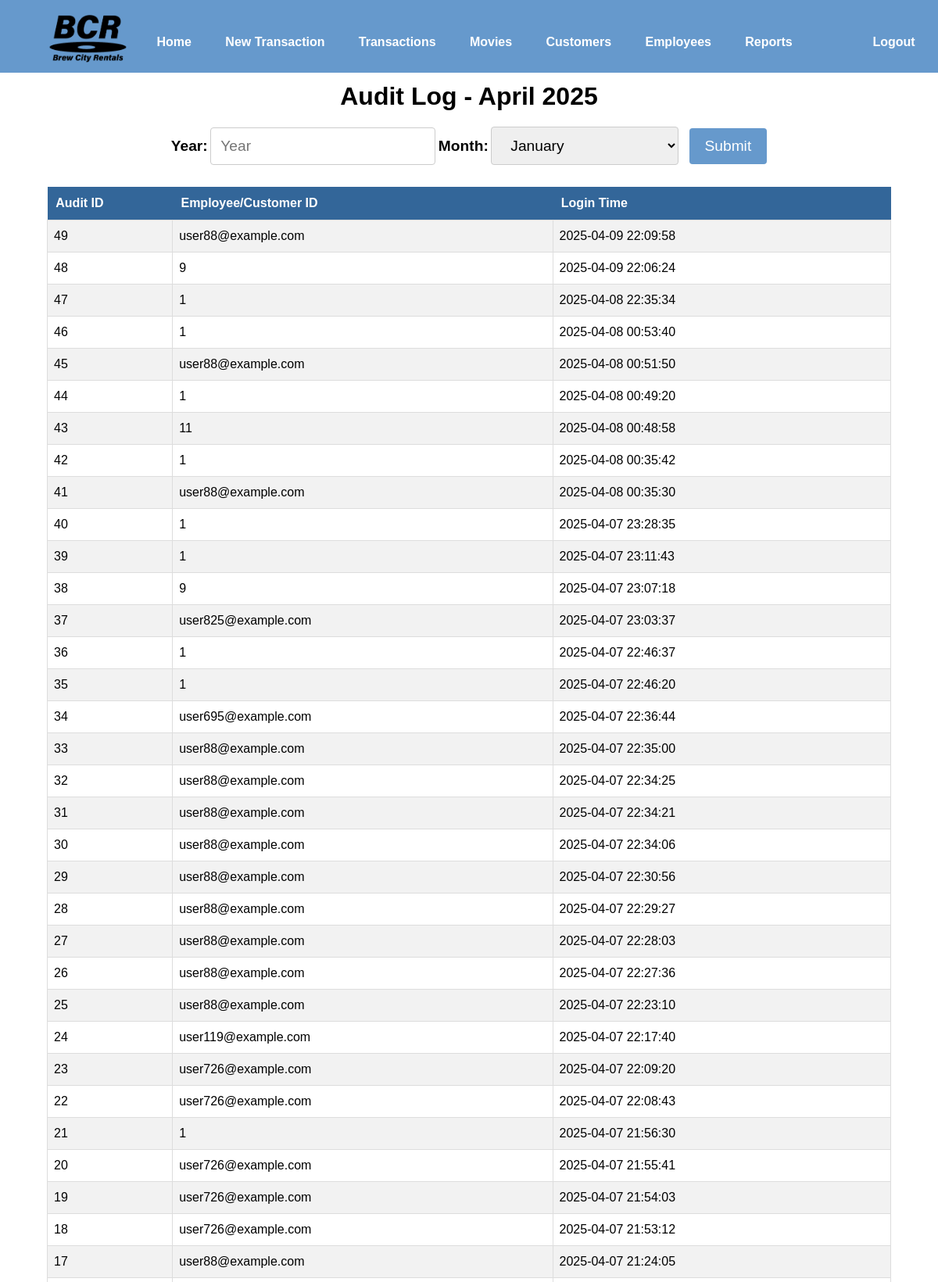
Page /htdocs/reports/audit.php (signed in, upper part) on the committed database.
### tables this page shows
CREATE TABLE `Audit` (
  `AuditID` int NOT NULL,
  `ID` varchar(200) NOT NULL,
  `LoginDate` datetime NOT NULL
);

### htdocs/reports/audit.php (the view, shortened to what this page needs)
<?php
include ('../includes/header.php');
if (!isset($_SESSION['empid'])){
    echo("<h2>You are not logged in.</h2>
        <form action='login.php''>
            <input type='submit' name='submit' value='Login'/>
        </form>
    <p><br /><br /></p>");
    include ('../includes/footer.php');
	exit();
}else{
    require_once ('../../mysqli_connect.php');
    $selectedYear = isset($_GET['year']) ? $_GET['year'] : date("Y");
    $selectedMonth = isset($_GET['option']) ? $_GET['option'] : date("F");
    echo ("<center>");
    echo ("<h1 class='pagetitle'>Audit Log - {$selectedMonth} {$selectedYear}</h1>");
    echo("
    <div class='formdiv'>
        <form method='get'>
		    <label for='year'>Year:</label>
            <input type='text' required id='year' name='year' placeholder='Year' value='" . (isset($_GET['year']) ? $_GET['year'] : '') . "' />
		    <label for='month'>Month:</label>
            <select  id='option' required name='option' style='width:25%; margin-right:1%;'>
                <option " . (isset($_GET['option']) && $_GET['option'] == 'January' ? 'selected' : '') . ">January</option>
                <option " . (isset($_GET['option']) && $_GET['option'] == 'February' ? 'selected' : '') . ">February</option>
                <option " . (isset($_GET['option']) && $_GET['option'] == 'March' ? 'selected' : '') . ">March</option>
                <option " . (isset($_GET['option']) && $_GET['option'] == 'April' ? 'selected' : '') . ">April</option>
                <option " . (isset($_GET['option']) && $_GET['option'] == 'May' ? 'selected' : '') . ">May</option>
                <option " . (isset($_GET['option']) && $_GET['option'] == 'June' ? 'selected' : '') . ">June</option>
                <option " . (isset($_GET['option']) && $_GET['option'] == 'July' ? 'selected' : '') . ">July</option>
                <option " . (isset($_GET['option']) && $_GET['option'] == 'August' ? 'selected' : '') . ">August</option>
                <option " . (isset($_GET['option']) && $_GET['option'] == 'September' ? 'selected' : '') . ">September</option>
                <option " . (isset($_GET['option']) && $_GET['option'] == 'October' ? 'selected' : '') . ">October</option>
                <option " . (isset($_GET['option']) && $_GET['option'] == 'November' ? 'selected' : '') . ">November</option>
                <option " . (isset($_GET['option']) && $_GET['option'] == 'December' ? 'selected' : '') . ">December</option>
            </select>
            <input type='submit' value='Submit'>
        </form>
    </div>
            ");
    $monthMapping = [
        'January' => 1,
        'February' => 2,
        'March' => 3,
        'April' => 4,
        'May' => 5,
        'June' => 6,
        'July' => 7,
        'August' => 8,
        'September' => 9,
        'October' => 10,
        'November' => 11,
        'December' => 12
    ];
    $monthNumber = $monthMapping[$selectedMonth];
    $query = "
            SELECT 	a.AuditID,
                    a.ID,
                    a.LoginDate
            FROM Audit a
            WHERE YEAR(a.LoginDate) = '$selectedYear'
            AND MONTH(a.LoginDate) = '$monthNumber'
            GROUP BY a.ID, a.LoginDate, a.AuditID
            ORDER BY LoginDate DESC;";
    $result = @mysqli_query($dbc, $query);
    echo "<table id='allTables'><tr>
        <th>Audit ID</th><th>Employee/Customer ID</th><th>Login Time</th></tr>";
    while ($row = mysqli_fetch_array($result, MYSQLI_ASSOC)) {
        echo "<tr><td>" . $row['AuditID'] . "</td>";
        echo "<td>" . $row['ID'] . "</td>";
        echo "<td>" . $row['LoginDate'] . "</td></tr>";
    }
    echo "</table>";
    include ('../includes/footer.php');
}
?>

### rows in the picture
audit: AuditID "49", ID "user88@example.com", LoginDate "2025-04-09 22:09:58"
audit: AuditID "48", ID "9", LoginDate "2025-04-09 22:06:24"
audit: AuditID "47", ID "1", LoginDate "2025-04-08 22:35:34"
audit: AuditID "46", ID "1", LoginDate "2025-04-08 00:53:40"
audit: AuditID "45", ID "user88@example.com", LoginDate "2025-04-08 00:51:50"
audit: AuditID "44", ID "1", LoginDate "2025-04-08 00:49:20"
audit: AuditID "43", ID "11", LoginDate "2025-04-08 00:48:58"
audit: AuditID "42", ID "1", LoginDate "2025-04-08 00:35:42"
audit: AuditID "41", ID "user88@example.com", LoginDate "2025-04-08 00:35:30"
audit: AuditID "40", ID "1", LoginDate "2025-04-07 23:28:35"
audit: AuditID "39", ID "1", LoginDate "2025-04-07 23:11:43"
audit: AuditID "38", ID "9", LoginDate "2025-04-07 23:07:18"
audit: AuditID "37", ID "user825@example.com", LoginDate "2025-04-07 23:03:37"
audit: AuditID "36", ID "1", LoginDate "2025-04-07 22:46:37"
audit: AuditID "35", ID "1", LoginDate "2025-04-07 22:46:20"
audit: AuditID "34", ID "user695@example.com", LoginDate "2025-04-07 22:36:44"
audit: AuditID "33", ID "user88@example.com", LoginDate "2025-04-07 22:35:00"
audit: AuditID "32", ID "user88@example.com", LoginDate "2025-04-07 22:34:25"
audit: AuditID "31", ID "user88@example.com", LoginDate "2025-04-07 22:34:21"
audit: AuditID "30", ID "user88@example.com", LoginDate "2025-04-07 22:34:06"
audit: AuditID "29", ID "user88@example.com", LoginDate "2025-04-07 22:30:56"
audit: AuditID "28", ID "user88@example.com", LoginDate "2025-04-07 22:29:27"
audit: AuditID "27", ID "user88@example.com", LoginDate "2025-04-07 22:28:03"
audit: AuditID "26", ID "user88@example.com", LoginDate "2025-04-07 22:27:36"
audit: AuditID "25", ID "user88@example.com", LoginDate "2025-04-07 22:23:10"
audit: AuditID "24", ID "user119@example.com", LoginDate "2025-04-07 22:17:40"
audit: AuditID "23", ID "user726@example.com", LoginDate "2025-04-07 22:09:20"
audit: AuditID "22", ID "user726@example.com", LoginDate "2025-04-07 22:08:43"
audit: AuditID "21", ID "1", LoginDate "2025-04-07 21:56:30"
audit: AuditID "20", ID "user726@example.com", LoginDate "2025-04-07 21:55:41"
audit: AuditID "19", ID "user726@example.com", LoginDate "2025-04-07 21:54:03"
audit: AuditID "18", ID "user726@example.com", LoginDate "2025-04-07 21:53:12"
audit: AuditID "17", ID "user88@example.com", LoginDate "2025-04-07 21:24:05"

### other values in the picture
$selectedMonth "April"
$selectedYear "2025"
